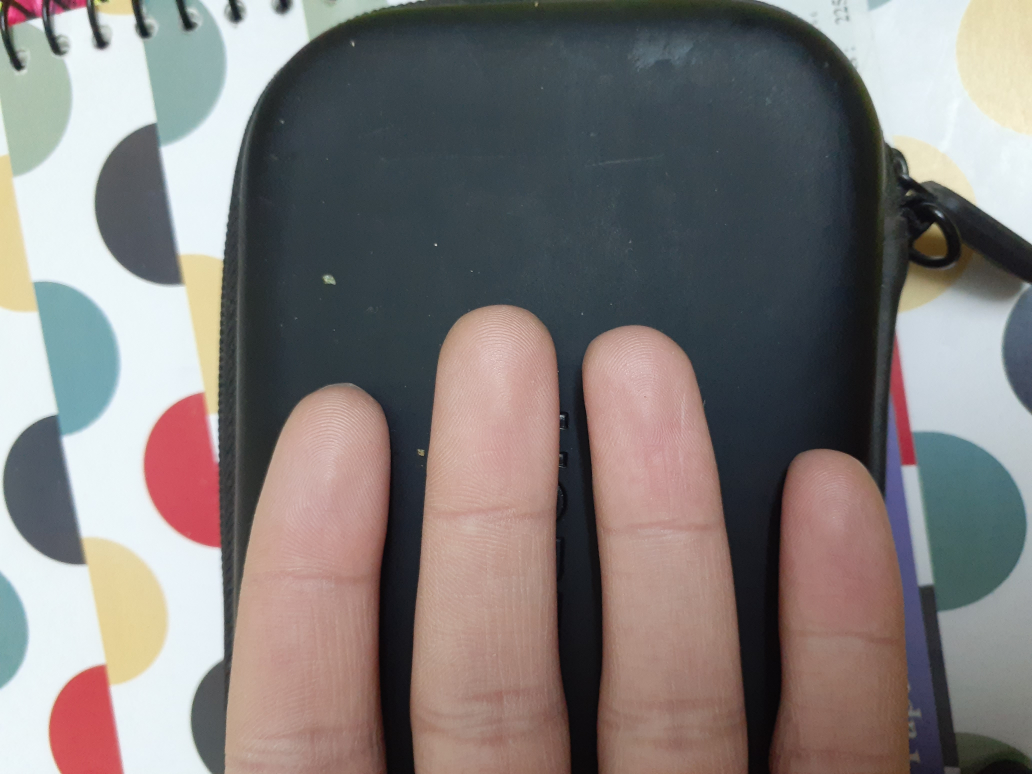
#> input picture sample_input.jpg, 4128 x 3096 px, given in place of ., which was not available (shown at 1/4 size)
$ python -i dedup.py   (imports and definitions only)
#> lines starting #> are read from the running program, lines starting #| are printed output that depends on the picture; pictures that were not available may be replaced by others from this repository, and a replacement may not be noted
### src/fingerprint_from_image/io.py
"""OpenCV-free image loading for the learned (v3) pipeline."""

from __future__ import annotations

from pathlib import Path
from typing import Literal

import numpy as np
from PIL import Image, ImageOps

__all__ = ["ImageLoadError", "load_image", "to_gray", "to_rgb"]


class ImageLoadError(ValueError):
    """Raised when an image cannot be decoded into a supported array."""


def load_image(path: str | Path, *, mode: Literal["L", "RGB"] = "L") -> np.ndarray:
    """Decode an image file into ``(H, W)`` grayscale or ``(H, W, 3)`` RGB uint8.

    EXIF orientation is applied so phone photographs come out upright.
    """
#> called with path = '.', mode = 'L'

    source = Path(path)
    try:
        with Image.open(source) as handle:
#> handle is the input picture: PIL image 4128x3096 RGB; mean R, G, B 128.3, 122.4, 120.9
            image = ImageOps.exif_transpose(handle)
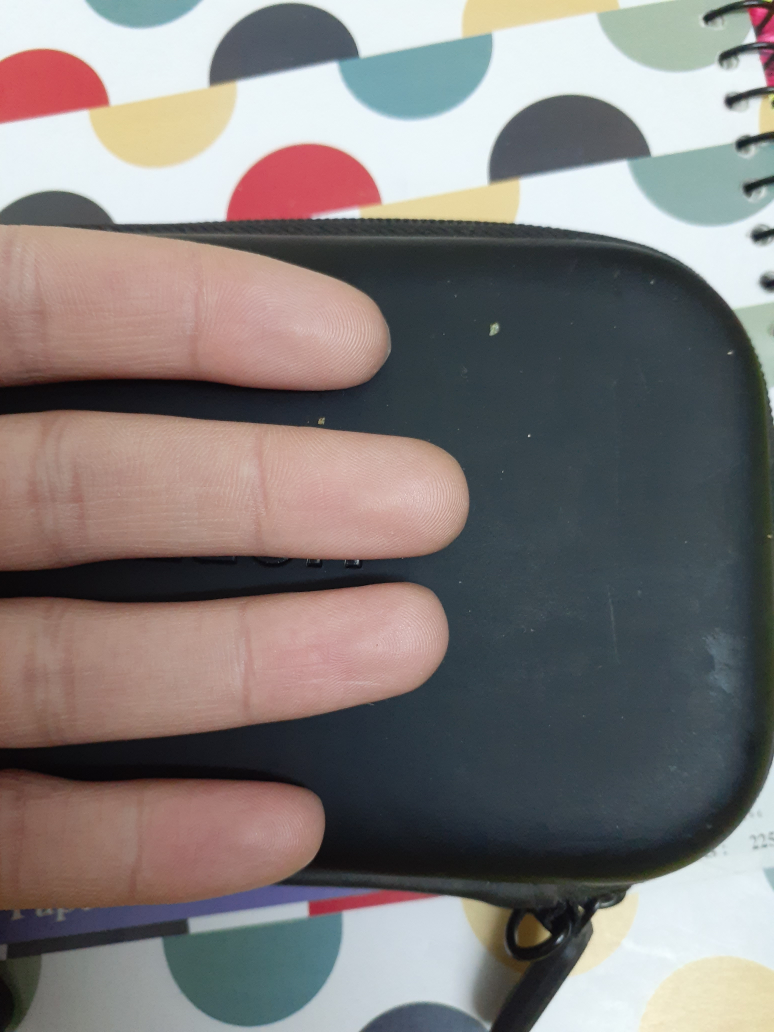
#> image: PIL image 3096x4128 RGB (shown at 1/4 size); mean R, G, B 128.3, 122.4, 120.9
            if image.mode in {"I;16", "I;16B", "I;16L", "I", "F"}:
                gray = _normalize_to_uint8(np.asarray(image, dtype=np.float32))
                return gray if mode == "L" else to_rgb(gray)
            return np.asarray(image.convert(mode), dtype=np.uint8).copy()
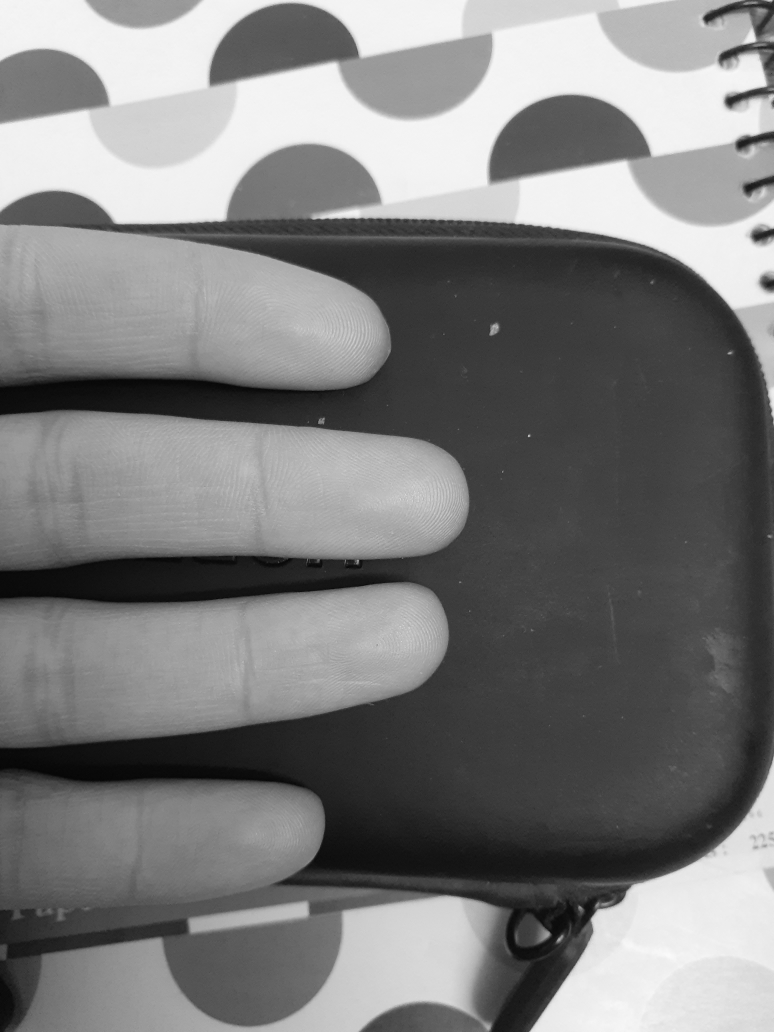
#> returned value: shape (4128, 3096) (shown at 1/4 size); min 0, max 252, mean 124
    except Image.DecompressionBombError as exc:
        raise ImageLoadError(f"Image is too large to decode safely: {source}") from exc
    except (OSError, ValueError) as exc:
        raise ImageLoadError(f"Could not read image: {source}") from exc


# [40 lines left out: functions _normalize_to_uint8, to_gray, to_rgb, not called in this run]

### training/data.py
"""Dataset indexing, subject-disjoint splits and the preprocessed canvas cache.

Every training image is converted once with the *runtime* preprocessing
(:mod:`fingerprint_from_image.embedding.preprocess`): ridge-period estimation,
rescaling to ``TARGET_PERIOD`` and a crop around the foreground centroid. The
crop is a larger ``canvas`` (default 320 px) so GPU augmentation can rotate,
scale and translate before cutting the final ``INPUT_SIZE`` window.
"""

from __future__ import annotations

import hashlib
import json
import logging
import time
from collections.abc import Sequence
from concurrent.futures import ProcessPoolExecutor
from dataclasses import dataclass
from pathlib import Path

import numpy as np
from PIL import Image

from fingerprint_from_image.embedding import preprocess as pp
from fingerprint_from_image.io import load_image
from training.keys import StepDir, canonical_json, file_sha256

__all__ = [
    "Sample",
    "build_cache",
    "cache_inputs",
    "image_fingerprint",
    "calibration_inputs",
    "fvc_samples",
    "load_gray",
    "model_input",
    "socofing_samples",
    "split_from_file",
    "split_socofing",
]

logger = logging.getLogger(__name__)
_SOCO_TRIM = (2, 4)  # SOCOFing frame: 2 px top/left, 4 px bottom/right


@dataclass(frozen=True)
class Sample:
    """One image file with its finger identity."""

    path: str
    label: str  # finger identity key
    source: str  # "socofing" | FVC set name | "synthetic"
    subject: str
    sha256: str | None = None  # image content hash from the manifest, when known


def load_gray(path: str, source: str) -> np.ndarray:
    """Load a grayscale uint8 image (16-bit/LA/RGBA handled); strips the SOCOFing frame."""

    gray = load_image(path, mode="L")
    if source.lower() == "socofing":
        top, bottom = _SOCO_TRIM
        gray = gray[top:-bottom, top:-bottom]
    return gray


# [71 lines left out: functions socofing_samples, split_socofing, split_from_file, fvc_samples, _naive_prepare, model_input, not called in this run]


def _period_one(args: tuple[str, str]) -> float:
    path, source = args
    return pp.estimate_ridge_period(pp.trim_uniform_border(load_gray(path, source)))


# [112 lines left out: functions _canvas_one, _real_counterpart, image_fingerprint, cache_inputs, build_cache, calibration_inputs, not called in this run]

### training/dedup.py
"""SOCOFing duplicate-print detection and leakage-safe relabelling.

SOCOFing files some identical (or near-identical) prints under different
subject IDs / fingers. Real images are compared by normalised cross-correlation
(NCC) of high-passed (ridge-band) 90x96 images; pairs above ``threshold`` are merged with
union-find into one identity. Each duplicate group is then owned by its *most
held-out* split (test > val > train); members filed in other splits are dropped,
so no print appears in two splits and no print carries two class labels.
"""

from __future__ import annotations

import json
import logging
from collections.abc import Sequence
from pathlib import Path

import numpy as np
from PIL import Image, ImageFilter

from training.data import Sample, load_gray

__all__ = ["dedup_socofing", "duplicate_groups"]

logger = logging.getLogger(__name__)
_PRIORITY = {"test": 0, "val": 1, "train": 2}


def _ncc_matrix(paths: Sequence[str]) -> np.ndarray:
    feats = []
    for path in paths:
        gray = Image.fromarray(load_gray(path, "socofing")).resize((90, 96))
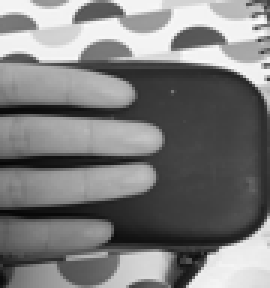
#> gray: PIL image 90x96 L (shown 3 times larger); min 6, max 251, mean 123.8
        image = np.asarray(gray, dtype=np.float32)
#> image: shape (96, 90) float32
        low = np.asarray(gray.filter(ImageFilter.GaussianBlur(2)), dtype=np.float32)
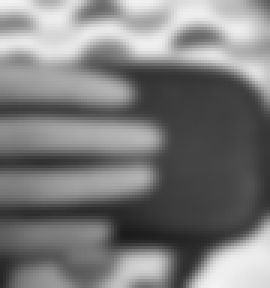
#> low: shape (96, 90) float32 (shown 3 times larger); min 27, max 242, mean 123.9
        band = image - low  # ridge detail only; silhouette/background removed
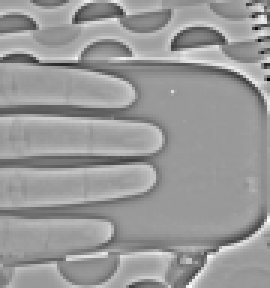
#> band: shape (96, 90) float32 (shown 3 times larger); min -133, max 88, mean 0; drawn with min black and max white
        flat = band.ravel() - band.mean()
#> flat = 8640 values, max 88.02 at index 6659, min -133 at index 2429, mean 7.21e-07
        feats.append(flat / (np.linalg.norm(flat) + 1e-6))
    matrix = np.stack(feats)
    return matrix @ matrix.T


# [62 lines left out: functions duplicate_groups, dedup_socofing, not called in this run]

#> (the run stopped early here; a loop or call above may not have finished)
